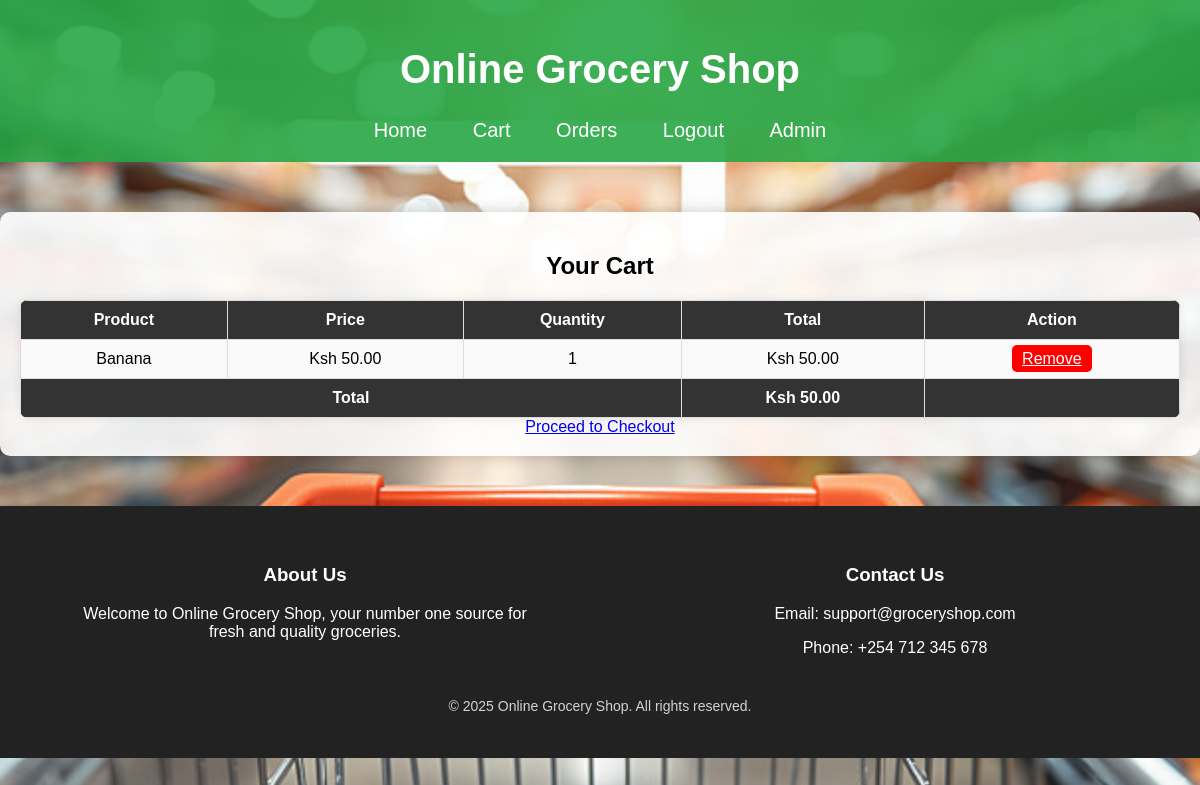
The page /cart.php?id=3 on the database its author committed.
### tables this page shows
CREATE TABLE `products` (
  `id` int(11) NOT NULL,
  `name` varchar(255) NOT NULL,
  `category` varchar(100) NOT NULL,
  `price` decimal(10,2) NOT NULL,
  `stock` int(11) NOT NULL DEFAULT 0,
  `image` varchar(255) NOT NULL,
  `description` text NOT NULL,
  `created_at` timestamp NOT NULL DEFAULT current_timestamp()
);

### cart.php (the view, shortened to what this page needs)
<?php
include('db.php');
?>
<!DOCTYPE html>
<html>
<head>
    <link rel="stylesheet" href="styles.css">
</head>
<body>
    <header>
        <h1>Online Grocery Shop</h1>
        <nav>
            <a href="index.php">Home</a>
            <a href="cart.php">Cart</a>
            <a href="orders.php">Orders</a>
            <a href="logout.php">Logout</a>
            <a href="admin/login.php">Admin</a>
        </nav>
    </header>
    <div class="container">
        <h2>Your Cart</h2>
        <table class="cart-table">
            <tr>
                <th>Product</th>
                <th>Price</th>
                <th>Quantity</th>
                <th>Total</th>
                <th>Action</th>
            </tr>
            <?php
            $total = 0;
            foreach ($_SESSION['cart'] as $id => $quantity) {
                $query = "SELECT * FROM products WHERE id=$id";
                $result = mysqli_query($conn, $query);
                if ($product = mysqli_fetch_assoc($result)) {
                    $subtotal = $product['price'] * $quantity;
                    $total += $subtotal;
                    echo "<tr>
                        <td>{$product['name']}</td>
                        <td>Ksh " . number_format($product['price'], 2) . "</td>
                        <td>{$quantity}</td>
                        <td>Ksh " . number_format($subtotal, 2) . "</td>
                        <td><a href='cart.php?remove={$id}' class='remove-btn'>Remove</a></td>
                    </tr>";
                }
            }
            ?>
            <tr>
                <th colspan="3">Total</th>
                <th>Ksh <?php echo number_format($total, 2); ?></th>
                <th></th>
            </tr>
        </table>
        <a href="checkout.php">Proceed to Checkout</a>
    </div>
    <footer>
        <div class="footer-content">
            <div class="about">
                <h3>About Us</h3>
                <p>Welcome to Online Grocery Shop, your number one source for fresh and quality groceries.</p>
            </div>
            <div class="contact">
                <h3>Contact Us</h3>
                <p>Email: support@groceryshop.com</p>
                <p>Phone: +254 712 345 678</p>
            </div>
        </div>
        <p class="copyright">© 2025 Online Grocery Shop. All rights reserved.</p>
    </footer>
</body>
</html>

### styles.css (style rules this page uses)
body { font-family: Arial, sans-serif; margin: 0; padding: 0; background-image: url('images/bg.jpg'); background-size: cover; background-attachment: fixed; background-position: center; }
header { background-color: rgba(40, 167, 69, 0.9); color: white; padding: 20px 0; text-align: center; font-size: 20px; }
nav { margin-top: 10px; }
nav a { color: white; text-decoration: none; padding: 10px 15px; margin: 0 5px; transition: background 0.3s ease; }
.container { max-width: 1200px; margin: 50px auto; padding: 20px; background: rgba(255, 255, 255, 0.9); border-radius: 10px; box-shadow: 0px 0px 15px rgba(0, 0, 0, 0.2); text-align: center; }
footer { background-color: #222; color: white; padding: 30px 0; text-align: center; margin-top: 20px; }
.footer-content { display: flex; justify-content: space-around; padding: 10px; }
.about, .contact { width: 40%; }
.copyright { margin-top: 15px; font-size: 14px; opacity: 0.8; }

### cart.php (style rules this page uses)
.cart-table { width: 100%; border-collapse: collapse; margin-top: 20px; background: white; box-shadow: 0px 0px 10px rgba(0, 0, 0, 0.1); border-radius: 8px; overflow: hidden; }
.cart-table th, .cart-table td { border: 1px solid #ddd; padding: 10px; text-align: center; }
.cart-table th { background: #333; color: white; font-weight: bold; }
.cart-table tr:nth-child(even) { background: #f9f9f9; }
.remove-btn { background: red; color: white; border: none; padding: 5px 10px; cursor: pointer; border-radius: 5px; }

### rows shown on the page
products: name "Banana", price "50.00", quantity "1"

### other values the page prints
$total "50.00"
